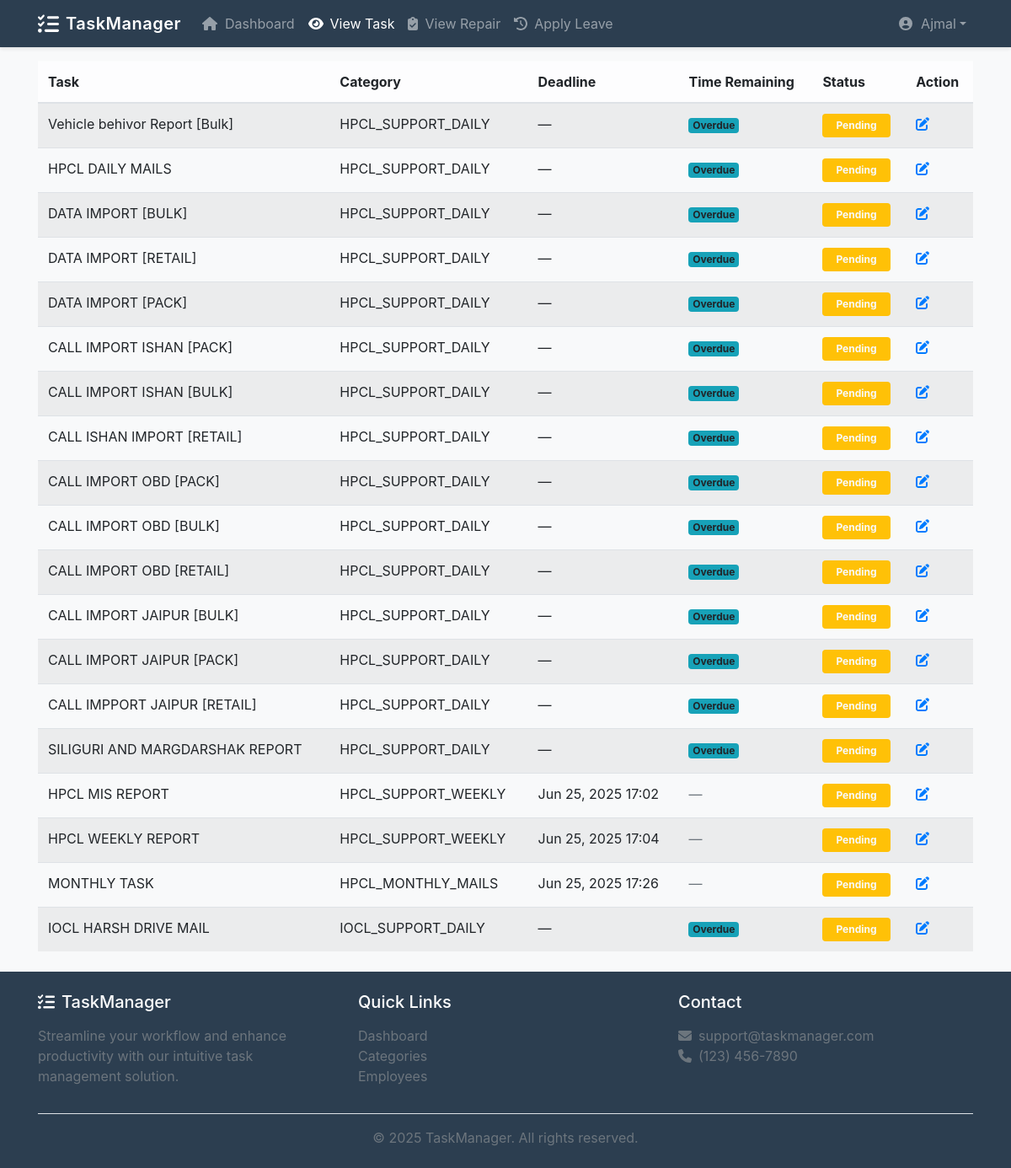
Page /employee_task/ (signed in) on the committed database.
### task_management_system_app/models.py (models this page shows, shortened)
class Task(models.Model):
    STATUS_CHOICES = [
        ('pending', 'Pending'),
        ('suspend', 'Suspend'),
        ('ready', 'Ready'),
        ('complete', 'Complete'),
        ('delete', 'Delete'),
    ]
    FREQUENCY_CHOICES = [
        ('daily', 'Daily'),
        ('weekly', 'Weekly'),
        ('monthly', 'Monthly'),
    ]
    name = models.CharField(max_length=100)
    category = models.ForeignKey(Category, on_delete=models.CASCADE)
    assigned_to = models.ForeignKey(User, on_delete=models.CASCADE, related_name='tasks')
    start_date = models.DateTimeField(null=True, blank=True)
    end_date = models.DateTimeField(null=True, blank=True)
    deadline = models.DateTimeField(null=True, blank=True)
    priority = models.IntegerField(default=1)
    description = models.TextField(default='')
    location = models.CharField(max_length=255, default='')
    organizer = models.CharField(max_length=100, default='')
    status = models.CharField(max_length=10, choices=STATUS_CHOICES, default='pending')
    created_at = models.DateTimeField(auto_now_add=True)
    frequency = models.CharField(max_length=10, choices=FREQUENCY_CHOICES, default='daily')
    last_reset_date = models.DateField(null=True, blank=True)
    def get_remaining_time(self):
        if self.frequency != 'daily':
            return None
        ist = pytz.timezone('Asia/Kolkata')
        now = timezone.now().astimezone(ist)
        if self.status == 'complete':
            return timezone.timedelta(seconds=0)
        if self.end_date and now < self.end_date:
            delta = self.end_date - now
            return delta
        return timezone.timedelta(seconds=0)

class Category(models.Model):
    name = models.CharField(max_length=100, unique=True, null=False, blank=False)

### task_management_system_app/views.py (the view)
# urls.py: path('employee_task/', views.employee_task, name='employee_task'),
@login_required
def employee_task(request):
    tasks = Task.objects.filter(assigned_to=request.user).select_related('category')
    for task in tasks:
        task.remaining_time = task.get_remaining_time()
        task.remaining_seconds = int(task.remaining_time.total_seconds()) if task.remaining_time else 0
    return render(request, 'task_management_system_app/employee_task.html', {'tasks': tasks})

### task_management_system_app/templates/task_management_system_app/employee_task.html (shortened to what this page needs)
{% extends 'task_management_system_app/base.html' %}
{% load static %}
{% block content %}
<div class="table-responsive">
  {% if tasks %}
  <table class="table table-hover table-striped mb-0">
    <thead class="table-light">
      <tr>
        <th>Task</th>
        <th>Category</th>
        <th>Deadline</th>
        <th>Time Remaining</th>
        <th>Status</th>
        <th>Action</th>
      </tr>
    </thead>
    <tbody>
      {% for task in tasks %}
      <tr>
        <td>{{ task.name }}</td>
        <td>{{ task.category.name }}</td>
        <td>{{ task.deadline|date:"M d, Y H:i"|default:"—" }}</td>
        <td>
          {% if task.frequency == 'daily' and task.status != 'complete' %}
            <span id="countdown_{{ task.id }}" class="badge bg-info">
              {% if task.remaining_seconds > 0 %}
                {{ task.remaining_time }}
              {% else %}
                Overdue
              {% endif %}
            </span>
          {% else %}
            <span class="text-muted">—</span>
          {% endif %}
        </td>
        <td>
          <span class="badge py-2 px-3 fs-6
            {% if task.status == 'complete' %}bg-success text-light
            {% elif task.status == 'in_progress' %}bg-info text-light
            {% elif task.status == 'pending' %}bg-warning text-light
            {% elif task.status == 'overdue' %}bg-danger text-light
            {% elif task.status == 'suspend' %}bg-secondary text-light
            {% elif task.status == 'ready' %}bg-primary text-light
            {% else %}bg-dark text-light {% endif %}">
            {{ task.get_status_display }}
          </span>
        </td>
        <td>
          <a href="{% url 'employee_update_task_status' task.id %}">
            <i class="fas fa-edit me-1"></i>
          </a>
        </td>
      </tr>
      {% endfor %}
    </tbody>
  </table>
  {% endif %}
</div>
{% endblock %}

### task_management_system_app/templates/task_management_system_app/base.html (shortened to what this page needs)
<!DOCTYPE html>
<html lang="en">
  <head>
    <link
      rel="stylesheet"
      href="https://maxcdn.bootstrapcdn.com/bootstrap/4.5.2/css/bootstrap.min.css"
    />
    <link
      rel="stylesheet"
      href="https://cdnjs.cloudflare.com/ajax/libs/font-awesome/5.15.3/css/all.min.css"
    />
    <link
      rel="stylesheet"
      href="https://cdnjs.cloudflare.com/ajax/libs/font-awesome/6.4.0/css/all.min.css"
    />
  </head>
  <body>
    <nav class="navbar navbar-expand-lg navbar-dark fixed-top">
      <div class="container">
        {% if user.is_superuser %}
        <a
          class="navbar-brand d-flex align-items-center"
          href="{% url 'dashboard' %}"
        >
          <i class="fas fa-tasks fa-lg mr-2"></i>
          <span class="d-none d-sm-inline">TaskManager</span>
        </a>
        {% else %}
        <a
          class="navbar-brand d-flex align-items-center"
          href="{% url 'employee_dashboard' %}"
        >
          <i class="fas fa-tasks fa-lg mr-2"></i>
          <span class="d-none d-sm-inline">TaskManager</span>
        </a>
        {% endif %}
        <div class="collapse navbar-collapse" id="navbarNav">
          <ul class="navbar-nav mr-auto">
            {% if user.is_superuser %}
            <li class="nav-item">
              <a
                class="nav-link d-flex align-items-center"
                href="{% url 'dashboard' %}"
              >
                <i class="fas fa-home fa-fw mr-2"></i>
                <span>Dashboard</span>
              </a>
            </li>
            {% else %}
            <li class="nav-item">
              <a
                class="nav-link d-flex align-items-center"
                href="{% url 'employee_dashboard' %}"
              >
                <i class="fas fa-home fa-fw mr-2"></i>
                <span>Dashboard</span>
              </a>
            </li>
            {% endif %}
            {% if user.is_superuser %}
            <li class="nav-item">
              <a class="nav-link" href="{% url 'leave_review_list' %}">
                <i class="fas fa-user-shield mr-2"></i>Manage Leaves
              </a>
            </li>
            {% else %}
            <li class="nav-item">
              <a class="nav-link" href="{% url 'employee_task' %}">
                <i class="fas fa-eye mr-2"></i>View Task
              </a>
            </li>
            <li class="nav-item">
              <a class="nav-link" href="{% url 'assigned_repairs' %}">
                <i class="fas fa-clipboard-check mr-2"></i>View Repair
              </a>
            </li>
            <li class="nav-item">
              <a class="nav-link" href="{% url 'apply_leave' %}">
                <i class="fas fa-history mr-2"></i>Apply Leave
              </a>
            </li>
            {% endif %}
          </ul>
          <ul class="navbar-nav ml-auto">
            {% if user.is_authenticated %}
            <li class="nav-item dropdown">
              <a
                class="nav-link dropdown-toggle d-flex align-items-center"
                href="#"
                id="userMenu"
                data-toggle="dropdown"
              >
                <i class="fas fa-user-circle fa-fw mr-2"></i>
                <span>{{ user.username }}</span>
              </a>
            </li>
            {% endif %}
          </ul>
        </div>
      </div>
    </nav>
    <main class="flex-grow-1 mt-5 pt-4">
      <div class="container">
         {% block content %}{% endblock %}
      </div>
    </main>
    <footer class="footer py-4 mt-4">
      <div class="container">
        <div class="row">
          <div class="col-md-4 mb-4 mb-md-0">
            <h5 class="text-white mb-3">
              <i class="fas fa-tasks mr-2"></i>TaskManager
            </h5>
            <p class="text-muted">
              Streamline your workflow and enhance productivity with our
              intuitive task management solution.
            </p>
          </div>
          <div class="col-md-4 mb-4 mb-md-0">
            <h5 class="text-white mb-3">Quick Links</h5>
            <ul class="list-unstyled">
              <li>
                <a class="text-muted" href="{% url 'dashboard' %}">Dashboard</a>
              </li>
              <li>
                <a class="text-muted" href="{% url 'category_list' %}"
                  >Categories</a
                >
              </li>
              <li>
                <a class="text-muted" href="{% url 'employee_list' %}"
                  >Employees</a
                >
              </li>
            </ul>
          </div>
          <div class="col-md-4">
            <h5 class="text-white mb-3">Contact</h5>
            <ul class="list-unstyled">
              <li class="text-muted">
                <i class="fas fa-envelope mr-2"></i>support@taskmanager.com
              </li>
              <li class="text-muted">
                <i class="fas fa-phone mr-2"></i>(123) 456-7890
              </li>
            </ul>
          </div>
        </div>
        <div class="border-top pt-3 mt-3 text-center">
          <p class="text-muted mb-0">
            &copy; {% now "Y" %} TaskManager. All rights reserved.
          </p>
        </div>
      </div>
    </footer>
  </body>
</html>

### task_management_system_app/templates/task_management_system_app/base.html (style rules this page uses)
:root { --primary-color: #3498db; --secondary-color: #2c3e50; --accent-color: #e74c3c; }
body { min-height: 100vh; display: flex; flex-direction: column; background-color: #f8f9fa; }
.navbar { background-color: var(--secondary-color) !important; box-shadow: 0 2px 4px rgba(0, 0, 0, 0.1); }
.navbar-brand { font-weight: 600; letter-spacing: 0.5px; }
.nav-link { transition: all 0.3s ease; position: relative; }
.footer { background-color: var(--secondary-color); margin-top: auto; }

### rows in the picture
Task: name "Vehicle behivor Report [Bulk]", category.name "HPCL_SUPPORT_DAILY", deadline "—", shows "Overdue", status "Pending"
Task: name "HPCL DAILY MAILS", category.name "HPCL_SUPPORT_DAILY", deadline "—", shows "Overdue", status "Pending"
Task: name "DATA IMPORT [BULK]", category.name "HPCL_SUPPORT_DAILY", deadline "—", shows "Overdue", status "Pending"
Task: name "DATA IMPORT [RETAIL]", category.name "HPCL_SUPPORT_DAILY", deadline "—", shows "Overdue", status "Pending"
Task: name "DATA IMPORT [PACK]", category.name "HPCL_SUPPORT_DAILY", deadline "—", shows "Overdue", status "Pending"
Task: name "CALL IMPORT ISHAN [PACK]", category.name "HPCL_SUPPORT_DAILY", deadline "—", shows "Overdue", status "Pending"
Task: name "CALL IMPORT ISHAN [BULK]", category.name "HPCL_SUPPORT_DAILY", deadline "—", shows "Overdue", status "Pending"
Task: name "CALL ISHAN IMPORT [RETAIL]", category.name "HPCL_SUPPORT_DAILY", deadline "—", shows "Overdue", status "Pending"
Task: name "CALL IMPORT OBD [PACK]", category.name "HPCL_SUPPORT_DAILY", deadline "—", shows "Overdue", status "Pending"
Task: name "CALL IMPORT OBD [BULK]", category.name "HPCL_SUPPORT_DAILY", deadline "—", shows "Overdue", status "Pending"
Task: name "CALL IMPORT OBD [RETAIL]", category.name "HPCL_SUPPORT_DAILY", deadline "—", shows "Overdue", status "Pending"
Task: name "CALL IMPORT JAIPUR [BULK]", category.name "HPCL_SUPPORT_DAILY", deadline "—", shows "Overdue", status "Pending"
Task: name "CALL IMPORT JAIPUR [PACK]", category.name "HPCL_SUPPORT_DAILY", deadline "—", shows "Overdue", status "Pending"
Task: name "CALL IMPPORT JAIPUR [RETAIL]", category.name "HPCL_SUPPORT_DAILY", deadline "—", shows "Overdue", status "Pending"
Task: name "SILIGURI AND MARGDARSHAK REPORT", category.name "HPCL_SUPPORT_DAILY", deadline "—", shows "Overdue", status "Pending"
Task: name "HPCL MIS REPORT", category.name "HPCL_SUPPORT_WEEKLY", deadline "Jun 25, 2025 17:02", status "Pending"
Task: name "HPCL WEEKLY REPORT", category.name "HPCL_SUPPORT_WEEKLY", deadline "Jun 25, 2025 17:04", status "Pending"
Task: name "MONTHLY TASK", category.name "HPCL_MONTHLY_MAILS", deadline "Jun 25, 2025 17:26", status "Pending"
Task: name "IOCL HARSH DRIVE MAIL", category.name "IOCL_SUPPORT_DAILY", deadline "—", shows "Overdue", status "Pending"

### other values in the picture
{{ user.username }} "Ajmal"
